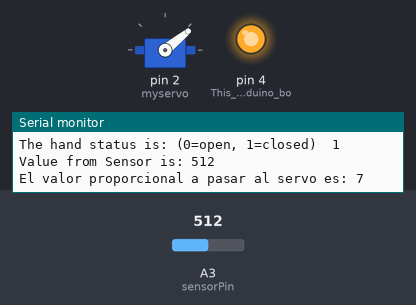
Bench run of a sketch on a simulated Arduino Uno, built with avr-gcc and run on an emulated ATmega328P. Shown: servo, output pins drawn as LEDs (lit = HIGH), the last lines printed to the serial monitor. Inputs (shaded band) come from the test bench; at power-on: A3 (sensorPin) = 512.

Above: at 14.9 s.
15.0 s: A3 (sensorPin) set to 504
At 16.3 s:
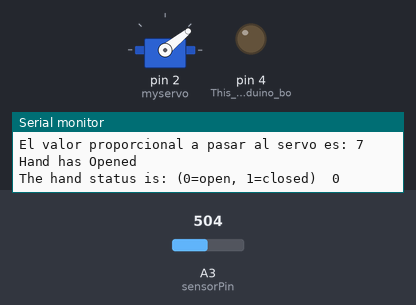
17.5 s: A3 (sensorPin) set to 716
At 17.9 s:
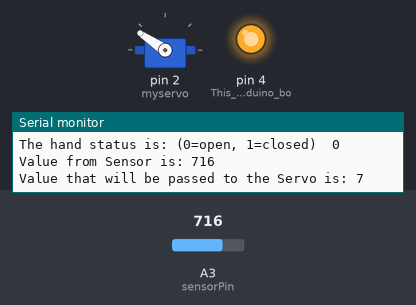
20.5 s: A3 (sensorPin) set to 511
At 23.1 s:
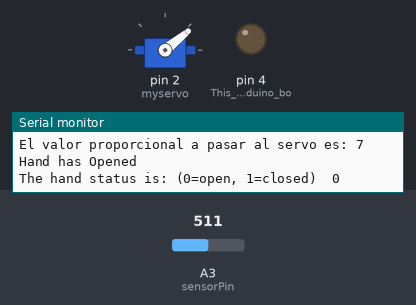
Timing chart, 0 to 24.6 s (numbered marks = the images above; inputs shaded):
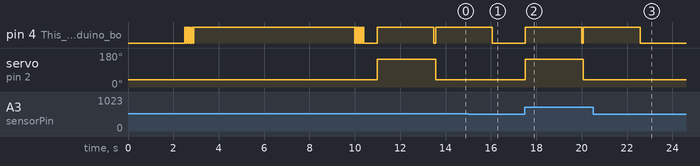

The sketch:

Final_Working_PTD.ino
```cpp
#include <Servo.h>                                                              // We need a library called "Servo".
Servo myservo;                                                                  // The servo motor we will use, will be called "myservo".

                                                                                // Here we start to declare constants/variables we will use later.

int sensorPin = 3;                                                              // This is the Arduino pin number 3, where we will connect the Sensor, it´ll be called sensorPin.
int val = 0;                                                                    // Variable that will store readings from the sensor, initialized at zero.
int estado = 0;                                                                 // This is our servo motor status, initialized at zero, meaning "open".
int sensorMin = 1023;                                                           // Calibration Variable, initialized at zero.
int sensorMax = 0;                                                              // Calibration Variable, initialized at zero.
int sensorMed = 0;                                                              // Calibration Variable, initialized at zero.
int pos = 950;                                                                  // Initial servo motor position.
int limite = 0;                                                                 // This is our trigger limit to start moving the servo motor, initialized at zero.

                                                                                // Here we finish to declare constants/variables we will use later.

                                                                                // And then we can start the Calibration process. You need to do this with the sensor
                                                                                // connected to you PC via USB so you can read the Serial Monitor, and check the proper
                                                                                // Sensor readings.

void setup()
{
  Serial.begin(9600);                                                           // Initializes the Serial Port so the PC can display Sensor readings.
  myservo.writeMicroseconds(pos);                                               // Moves the servo motor to a known position, in this case Fully Open.
  myservo.attach(2);  			                                        // This tells the Arduino board, that the Servo Motor will be receiving signals thru pin numer 2.
  delay(2500);                                                                  // Wait for the servo to reach the Fully Open Position.
  pinMode(4, OUTPUT);                                                           // This tells the Arduino board, that we will use pin 4 as an output.
                                                                                // This is where we connect the (+) LED leg, pin 4.

                                                                                // Next, we have a blinking LED, that will tell you the Sensor Calibration is about to start.

  digitalWrite(4, HIGH);                                                        // Turn LED (on pin 4) ON
  delay(50);                                                                    // A little time delay.
  digitalWrite(4, LOW);                                                         // Turn LED (on pin 4) OFF
  delay(50);                                                                    // A little time delay.
  digitalWrite(4, HIGH);                                                        // Turn LED (on pin 4) ON
  delay(50);                                                                    // A little time delay.
  digitalWrite(4, LOW);                                                         // Turn LED (on pin 4) OFF
  delay(50);                                                                    // A little time delay.
  digitalWrite(4, HIGH);                                                        // Turn LED (on pin 4) ON
  delay(50);                                                                    // A little time delay.
  digitalWrite(4, LOW);                                                         // Turn LED (on pin 4) OFF
  delay(50);                                                                    // A little time delay.
  digitalWrite(4, HIGH);                                                        // Turn LED (on pin 4) ON
  delay(50);                                                                    // A little time delay.
  digitalWrite(4, LOW);                                                         // Turn LED (on pin 4) OFF
  delay(50);                                                                    // A little time delay.
  digitalWrite(4, HIGH);                                                        // Turn LED (on pin 4) ON


                                                                                // This is the actual moment the Calibration Process Starts.

  while (millis() < 10000) {                                                    // The Calibration Process Duration is set here(in miliseconds): 10,000 = 10 seconds.
  val = analogRead(sensorPin);                                                  // Our variable called "val" will store whatever reading we have from the Sensor.(connected to pin 3)

  if (val > sensorMax){                                                         // Here we start overwriting our variables called sensorMax and sensorMin, with
    sensorMax = val;                                                            // maximum and minimum readings from the sensor,
    }                                                                           // all over again and again,
    if (val < sensorMin){                                                       // all over again and again,
    sensorMin = val;                                                            // all over again and again,
    }                                                                           // for the whole 10 seconds period we stated earlier.
  }
                                                                                // This is the actual moment the Calibration Process Ends.

                                                                                // Next, we have a blinking LED, that will tell you the Sensor Calibration is about to end.

  digitalWrite(4, LOW);                                                         // Turn LED (on pin 4) OFF
  delay(50);                                                                    // A little time delay.
  digitalWrite(4, HIGH);                                                        // Turn LED (on pin 4) ON
  delay(50);                                                                    // A little time delay.
  digitalWrite(4, LOW);                                                         // Turn LED (on pin 4) OFF
  delay(50);                                                                    // A little time delay.
  digitalWrite(4, HIGH);                                                        // Turn LED (on pin 4) ON
  delay(50);                                                                    // A little time delay.
  digitalWrite(4, LOW);                                                         // Turn LED (on pin 4) OFF
  delay(50);                                                                    // A little time delay.
  digitalWrite(4, HIGH);                                                        // Turn LED (on pin 4) ON
  delay(50);                                                                    // A little time delay.
  digitalWrite(4, LOW);                                                         // Turn LED (on pin 4) OFF
  delay(50);                                                                    // A little time delay.
  digitalWrite(4, HIGH);                                                        // Turn LED (on pin 4) ON
  delay(50);                                                                    // A little time delay.
  digitalWrite(4, LOW);                                                         // Turn LED (on pin 4) OFF

                                                                                // Once the LED is OFF, the whole Calibration Process is finished.

                                                                                // While the Arduino Board is connected via USB to your PC, and the Serial Monitor open,
                                                                                // you should be able to see what the actual readings from the sensor are.

  Serial.write("Maximum Reading From Sensor Was: ");                            // Text that will be written to the Serial Monitor.
  Serial.println(sensorMax);                                                    // Variable value that will be written to the Serial Monitor.
  Serial.write("Minimum Reading From Sensor Was: ");                            // Text that will be written to the Serial Monitor.
  Serial.println(sensorMin);                                                    // Variable value that will be written to the Serial Monitor.
  sensorMed = ((sensorMax + sensorMin)/2);                                      // Here we calculate the value for a new variable called sensorMed, to get an average of the readings.
  Serial.write("Average readings from the sensor: ");                           // Text that will be written to the Serial Monitor.
  Serial.println(sensorMed);                                                    // Variable value that will be written to the Serial Monitor.
  delay(500);                                                                   // A little time delay.
  limite = (sensorMed);                                                         // We will define a new variable based on the Average readings from the Sensor, that will help us
                                                                                // define the trigger value.
  Serial.write("Trigger Limit will be: ");                                      // Text that will be written to the Serial Monitor.
  Serial.println(limite);                                                       // Variable value that will be written to the Serial Monitor.
}

                                                                                // This is where the Initialization Ends.

void loop() {
  val = analogRead(sensorPin);                                                  // Store the value from sensorPin in variable called "val"
  if (val >= limite && estado == 0) {                                           // We need 2 things to happen if we want to close the Servo Motor (remember we started with an "open" Servo):
                                                                                // 1.- Reading from the sensor (val) reaches a trigger limit (greater than variable called limit) AND
                                                                                // 2.- The Servo Motor is open.
                                                                                // Then we will write it on the Serial Monitor.
    Serial.write("Value from Sensor is: ");                                     // Text that will be written to the Serial Monitor.
    Serial.println(val);                                                        // Variable value that will be written to the Serial Monitor.

                                                                                // Next we need to change that same reading to something the servo can interpret as "Fully Open" and "Fully Closed".
                                                                                // For this we will use a function called MAP.

    val = map(val, sensorMin, sensorMax, 8, 170);                               // Here we are calling the MAP function on the values from our variables, and the "Fully Open" and "Fully Closed" values for the Servo.
    Serial.write("Value that will be passed to the Servo is: ");                // Text that will be written to the Serial Monitor.
    Serial.println(val);                                                        // Variable value that will be written to the Serial Monitor.
    val = (2050);                                                               // Here we max out that value, as it is not proportional.
    digitalWrite(4, HIGH);                                                      // Turn LED (on pin 4) ON
    myservo.writeMicroseconds(val);                                             // Actually tell the Servo Motor to go to that maximized value.
    delay(2500);                                                                // A little time delay so the Servo Motor can reach its final position. Again, in miliseconds.
    digitalWrite(4, LOW);                                                       // Turn LED (on pin 4) OFF
    Serial.write("Hand has Closed");                                            // Text that will be written to the Serial Monitor.
    Serial.println("");                                                         // Jump to the next line.
    estado = 1;                                                                 // We update our state to a new value that represents a closed hand.
    Serial.write("The hand status is: (0=open, 1=closed)  ");                   // Text that will be written to the Serial Monitor.
    Serial.println(estado);                                                     // Variable value that will be written to the Serial Monitor.

  }                                                                             // Otherwise, if the trigger limit is reached, but the hand is closed, we need to open it, therefore, we
                                                                                // rewrite the value of "val" to the equivalent of "Fully Closed" for the Servo.

  else if(val >= limite && estado == 1) {                                       // Everything is repeated from now on
    Serial.write("Value from Sensor is: ");                                     // Text that will be written to the Serial Monitor.
    Serial.println(val);                                                        // Variable value that will be written to the Serial Monitor.

    val = map(val, sensorMin, sensorMax, 8, 170);                               // Here we are calling the MAP function on the values from our variables, and the "Fully Open" and "Fully Closed" values for the Servo.
    Serial.write("El valor proporcional a pasar al servo es: ");                // Text that will be written to the Serial Monitor.
    Serial.println(val);                                                        // Variable value that will be written to the Serial Monitor.
    val = (950);                                                                // Here we max out that value, as it is not proportional.
    digitalWrite(4, HIGH);                                                      // Turn LED (on pin 4) ON
    myservo.writeMicroseconds(val);                                             // Actually tell the Servo Motor to go to that maximized value.
    delay(2500);                                                                // A little time delay so the Servo Motor can reach its final position. Again, in miliseconds.
    digitalWrite(4, LOW);                                                       // Turn LED (on pin 4) OFF
    Serial.write("Hand has Opened");                                           // Text that will be written to the Serial Monitor.
    Serial.println("");                                                         // Jump to the next line.
    estado = 0;                                                                 // We update our state to a new value that represents an open hand.
    Serial.write("The hand status is: (0=open, 1=closed)  ");                   // Text that will be written to the Serial Monitor.
    Serial.println(estado);                                                     // Variable value that will be written to the Serial Monitor.
  }
    //delay(1500);                                                              // A little delay so we can take a new reading from the Sensor. Again, in miliseconds.
  }
```

Measured:
- the behaviour switches between 512 and 511 on A3 (sensorPin) (found by bisection; images 0 and 1)
- after the input at 15.0 s, pin 4 (This_tells_the_Arduino_bo): goes on until 16.1 s, then stays LOW; servo on pin 2 (myservo): stays 39° (without the input it goes to 146° after 1.1 s)
- after the input at 17.5 s, pin 4 (This_tells_the_Arduino_bo): LOW → HIGH at once, → LOW 2.5 s later, → HIGH 0.07 s later; servo on pin 2 (myservo): 39° → 146° at once, → 39° 2.6 s later
- after the input at 20.5 s, pin 4 (This_tells_the_Arduino_bo): goes on until 22.6 s, then stays LOW; servo on pin 2 (myservo): stays 39° (without the input it goes to 146° after 2.2 s)
